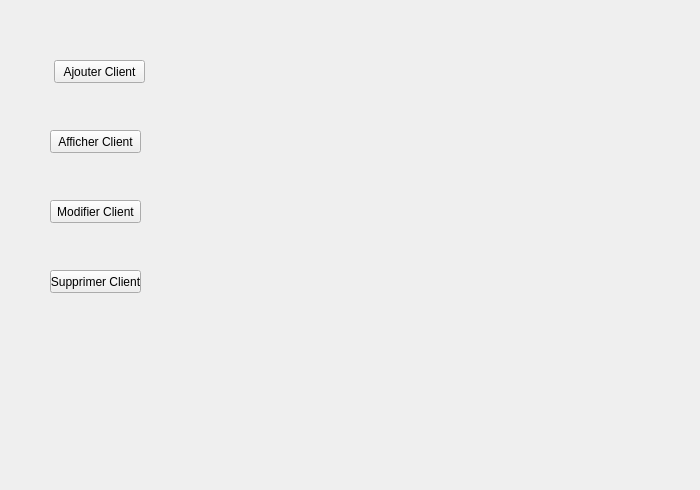
      <widget class="QWidget" name="tab_2">
       <attribute name="icon">
        <iconset theme="black">
         <normaloff>.</normaloff>.</iconset>
       </attribute>
       <attribute name="title">
        <string>Client</string>
       </attribute>
       <widget class="QPushButton" name="pushButton">
        <property name="geometry">
         <rect>
          <x>54</x>
          <y>60</y>
          <width>91</width>
          <height>23</height>
         </rect>
        </property>
        <property name="mouseTracking">
         <bool>false</bool>
        </property>
        <property name="autoFillBackground">
         <bool>false</bool>
        </property>
        <property name="styleSheet">
         <string notr="true">QPushButton
{
    color: 
	color: rgb(0, 0, 0);
    border-width: 1px;
    border-color: #1e1e1e;
    border-style: solid;
    border-radius: 6;
    padding: 3px;
    font-size: 12px;
    padding-left: 5px;
    padding-right: 5px;
}</string>
        </property>
        <property name="text">
         <string>Ajouter Client</string>
        </property>
       </widget>
       <widget class="QPushButton" name="pushButton_2">
        <property name="geometry">
         <rect>
          <x>50</x>
          <y>130</y>
          <width>91</width>
          <height>23</height>
         </rect>
        </property>
        <property name="text">
         <string>Afficher Client</string>
        </property>
       </widget>
       <widget class="QPushButton" name="pushButton_3">
        <property name="geometry">
         <rect>
          <x>50</x>
          <y>200</y>
          <width>91</width>
          <height>23</height>
         </rect>
        </property>
        <property name="text">
         <string>Modifier Client</string>
        </property>
       </widget>
       <widget class="QPushButton" name="pushButton_4">
        <property name="geometry">
         <rect>
          <x>50</x>
          <y>270</y>
          <width>91</width>
          <height>23</height>
         </rect>
        </property>
        <property name="text">
         <string>Supprimer Client</string>
        </property>
       </widget>
       <widget class="QLabel" name="label_pic_x">
        <property name="geometry">
         <rect>
          <x>0</x>
          <y>-10</y>
          <width>341</width>
          <height>481</height>
         </rect>
        </property>
        <property name="text">
         <string/>
        </property>
        <property name="scaledContents">
         <bool>true</bool>
        </property>
       </widget>
       <widget class="QLabel" name="label_fs_2">
        <property name="geometry">
         <rect>
          <x>410</x>
          <y>0</y>
          <width>281</width>
          <height>131</height>
         </rect>
        </property>
        <property name="text">
         <string/>
        </property>
        <property name="scaledContents">
         <bool>true</bool>
        </property>
       </widget>
       <zorder>label_pic_x</zorder>
       <zorder>pushButton</zorder>
       <zorder>pushButton_2</zorder>
       <zorder>pushButton_3</zorder>
       <zorder>pushButton_4</zorder>
       <zorder>label_fs_2</zorder>
      </widget>
